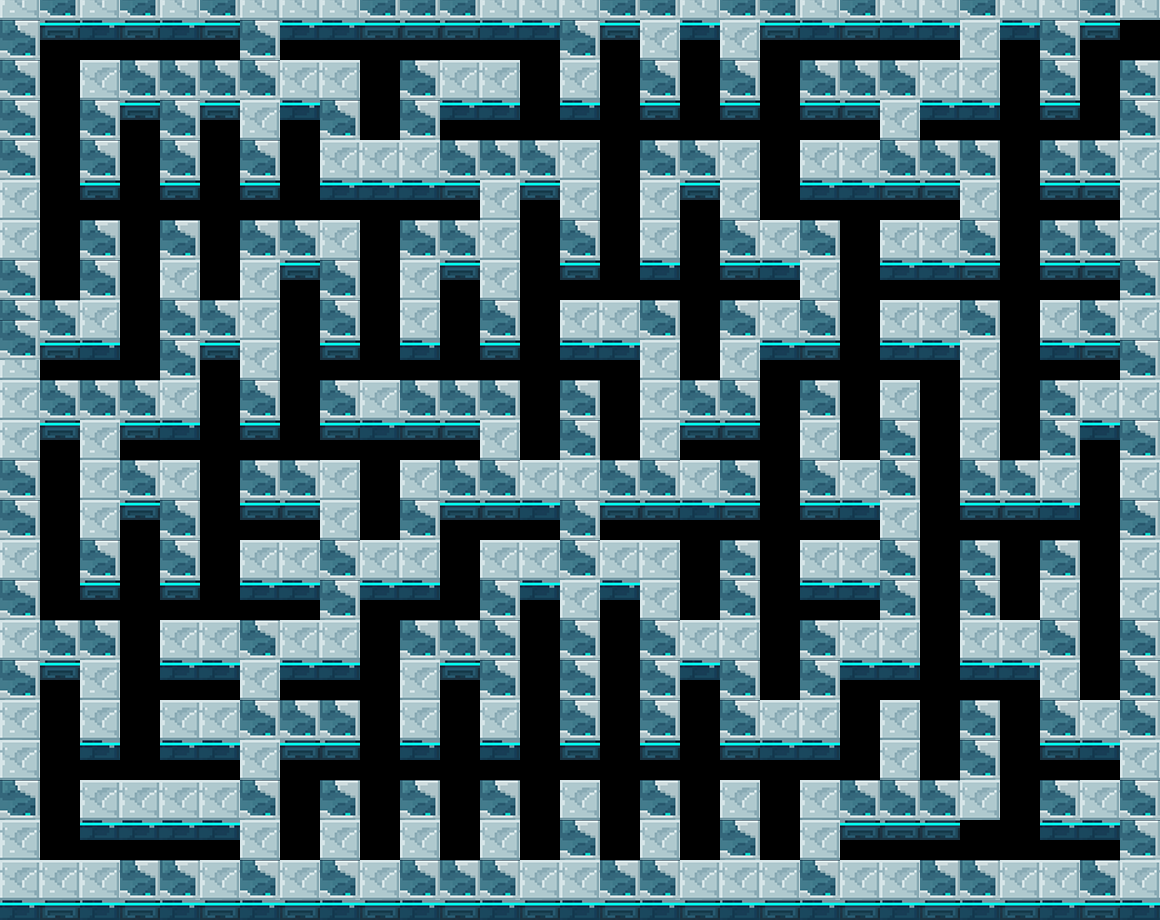

Below is a game level as drawn by its tile map, then a one-line description and the .tmx that defines it (tile-layer data replaced by summaries):
An orthogonal 58x46 tile map with 20x20 px tiles, 2 tile layers (BG3, meta3).

<map version="1.10" tiledversion="1.10.2" orientation="orthogonal" renderorder="right-down" width="58" height="46" tilewidth="20" tileheight="20" infinite="0" nextlayerid="3" nextobjectid="1">
 <tileset firstgid="1" source="BG3.tsx" />
 <layer id="1" name="BG3" width="58" height="46">
  <data>[2668 cells, 0 non-empty, 0 distinct tile ids]</data>
 </layer>
 <layer id="2" name="meta3" width="58" height="46">
  <data>[2668 cells, 1724 non-empty, 12 distinct tile ids]</data>
 </layer>
</map>